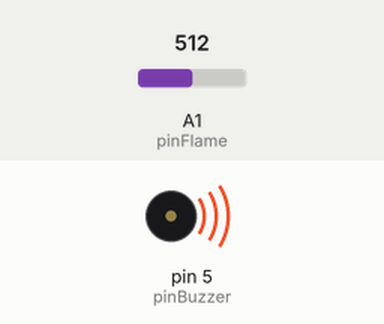
The sketch below on a simulated Arduino Uno, built with avr-gcc and run on an emulated ATmega328P. Shown: buzzer (waves = sounding). Inputs (shaded band) come from the test bench; at power-on: A1 (pinFlame) = 512. What the sketch prints to the serial monitor is not drawn.

Above: at 1.2 s.
1.3 s: A1 (pinFlame) set to 898
2.8 s: A1 (pinFlame) set to 925
Timing chart, 0 to 5.8 s (numbered marks = the images above; inputs shaded):
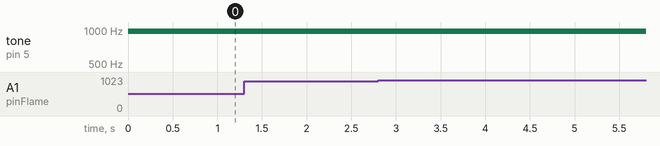

The sketch:

1_SENSOR_FLAME.ino
```cpp
int pinFlame =A1;
int pinBuzzer=5;

void setup() {
Serial.begin(9600);
pinMode(pinBuzzer,OUTPUT);
}

void loop() {
  //BACA DATA
  int bacaFlame=analogRead(pinFlame);
      bacaFlame=map(bacaFlame,1016,24,0,100);

  //PRINT SERIAL
  Serial.print("NILAI :");
  Serial.print(bacaFlame);
  Serial.println();

  //LOGIKA
  analogWrite(pinBuzzer,bacaFlame);
  }
```

Measured:
- after the input at 1.3 s, every drawn part: stays the same
- after the input at 2.8 s, every drawn part: stays the same
